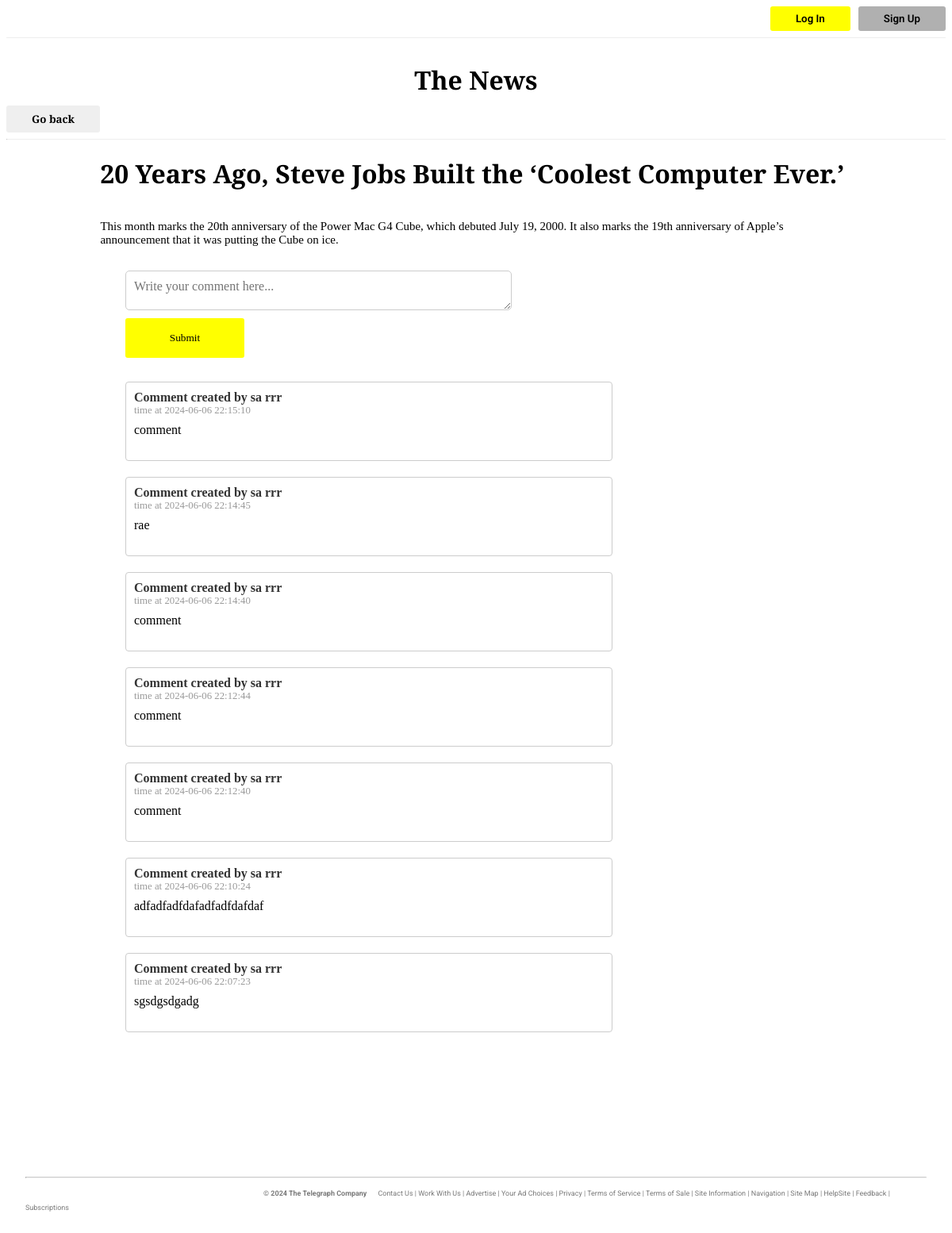
The page /?cardId=17 on the database its author committed.
### tables this page shows
CREATE TABLE `news` (
  `id` int(4) NOT NULL,
  `img` varchar(250) NOT NULL,
  `title` varchar(250) NOT NULL,
  `description` text NOT NULL,
  `fullStory` text DEFAULT NULL
);

CREATE TABLE `comment` (
  `idComment` int(5) NOT NULL,
  `idnews` int(11) NOT NULL,
  `idusers` int(11) NOT NULL,
  `comment` text NOT NULL,
  `time` datetime NOT NULL DEFAULT current_timestamp()
);

### previousComments.php (the view)
<?php
    if(isset($news[0][4])){
        $newsid= $news[0][4];
        $commentQuery = mysqli_query($conn,  "SELECT  idusers,time,comment FROM comment where idnews='$newsid' order by time DESC");
        $newscomments=mysqli_fetch_all($commentQuery);
        $commenters=[];
        for($i=0;$i<count($newscomments);$i++){
            $newscommentsindex=$newscomments[$i][0];
            $fnLn= mysqli_fetch_all(mysqli_query($conn,  "SELECT  firstname, lastname FROM users where userId='$newscommentsindex'"));
            $fn=$fnLn[0][0];
            $ln=$fnLn[0][1];
            $commenters[$i]=$fn."  ". $ln;
        }
        for($i=0;$i<count($newscomments);$i++){
?>
        <div class="comment">
            <div class="name">Comment created by <?=$commenters[$i]?></div>
            <div class="time">time at <?=$newscomments[$i][1]?></div>
            <p class="commenttext">
                <?=$newscomments[$i][2]?>
            </p>
        </div>
<?php
        }
    }
?>

### news.php (shortened to what this page needs)
<div class="header">
    <H1 style="font-family: Bitter; font-weight:bold">The News</H1>
</div>
<a href="?cardId="><button class="go">Go back</button></a>
<hr style="border-top: 1px rgb(106, 105, 105);">
<?php
    $id=$_SESSION["cardId"];
    $news=mysqli_fetch_all(mysqli_query($conn,  "SELECT  img, title, description,fullStory,id FROM news where id=$id" ));
?>
<div class="image-container">
    <h1 style="font-family:bitter"><?=$news[0][1]?></h1>
    <p style="font-family:bitter; font-size:15px"><?=$news[0][2]?></p>
</div>
<?php
    include "comment.php";
?>

### styles/style.css (style rules this page uses)
.header { display: flex; margin-top: 10px; height: 75px; background-color: white; justify-content: center; align-content: center; }
a { text-decoration: none; color: inherit; }
.image-container { margin: 20px auto; width: 80%; }
.image-container h1, .image-container p { font-family: 'Bitter', serif; }
.go { border-radius: 3px; border: none; font-weight: 600; padding: 8px 32px; font-family: bitter; cursor: pointer; }
.comment { margin-top: 20px; border: 1px solid #ccc; border-radius: 4px; width: 50%; padding: 10px; margin-left: 150px; }
.name { font-weight: bold; color: #333; }
.time { color: #999; font-size: 0.8em; }
.commenttext { margin-top: 5px; font-size: 1em; line-height: 1.5; }

### rows shown on the page
news: title "20 Years Ago, Steve Jobs Built the ‘Coolest Computer Ever.’", description "This month marks the 20th anniversary of the Power Mac G4 Cube, which debuted July 19, 2000. It also marks the 19th anniversary of Apple’s announcement that it was putting the Cube on ice."
comment: i "sa rrr", time "2024-06-06 22:15:10", comment "comment"
comment: i "sa rrr", time "2024-06-06 22:14:45", comment "rae"
comment: i "sa rrr", time "2024-06-06 22:14:40", comment "comment"
comment: i "sa rrr", time "2024-06-06 22:12:44", comment "comment"
comment: i "sa rrr", time "2024-06-06 22:12:40", comment "comment"
comment: i "sa rrr", time "2024-06-06 22:10:24", comment "adfadfadfdafadfadfdafdaf"
comment: i "sa rrr", time "2024-06-06 22:07:23", comment "sgsdgsdgadg"
